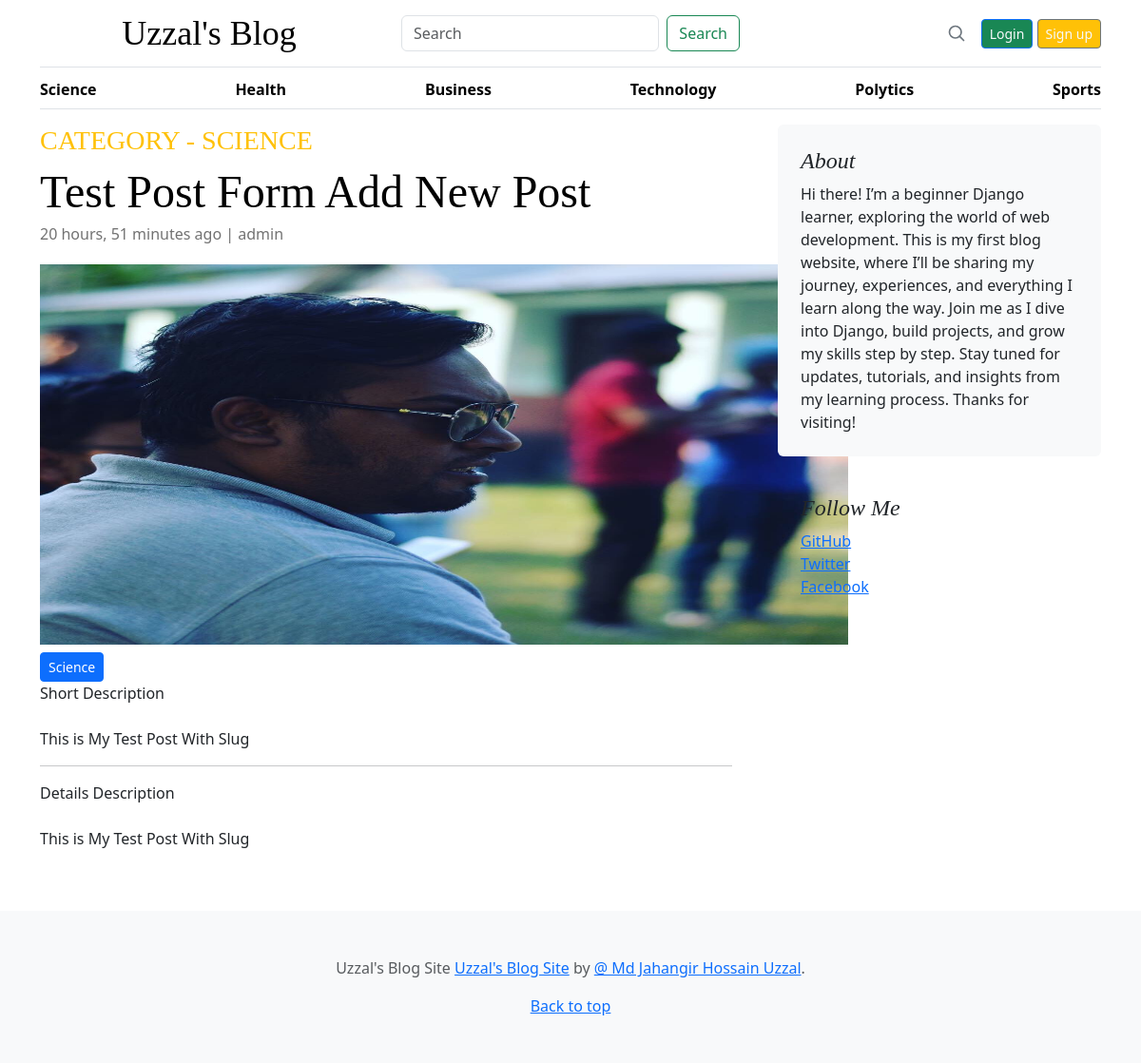
Page /category/1/ on the committed database.
### blogs/models.py (models this page shows, shortened)
class Category(models.Model):
    category_name = models.CharField(max_length=50,unique=True)
    created_at = models.DateTimeField(auto_now_add=True)
    updated_at = models.DateTimeField(auto_now=True)
    class Meta:
        verbose_name_plural = 'Categories'
    def __str__(self):
        return self.category_name

class Blogs(models.Model):
    title = models.CharField(max_length=100, unique=True)
    slug = models.SlugField(unique=True, blank=True)
    category = models.ForeignKey(Category, on_delete=models.CASCADE)
    author = models.ForeignKey(User, on_delete=models.CASCADE)
    blog_image = models.ImageField(upload_to='uploads/%y/%m/%d')
    short_description = models.TextField(max_length=1000)
    blog_body = models.TextField(max_length=3000)
    status = models.CharField(max_length=100,choices= STATUS_CHOICE,default='draft')
    is_feacherd = models.BooleanField(default=False)
    created_at = models.DateTimeField(auto_now_add=True)
    updated_at = models.DateTimeField(auto_now=True)
    class Meta:
        verbose_name_plural = 'Blogs'

### blogs/views.py (the view)
# urls.py: path('<int:category_id>/', views.post_by_category, name='posts_by_category')
def post_by_category(request,category_id):
    posts = Blogs.objects.filter(status = 'published',category = category_id)
    try:
        category = Category.objects.get(pk=category_id)
    except:
        return redirect('home')
    context = {
        'posts':posts,'category':category
    }
    return render(request, 'posts_by_category.html',context)

### blogs/context_processors.py (called while the page is built)
def get_categories(request):
    categories = Category.objects.all()
    return dict(categories = categories)

### templates/posts_by_category.html
{% extends 'base/base.html' %}
{% block content %}
<main class="container">
  <div class="row g-5">
    <div class="col-md-8">
      <h3 class="text-uppercase text-warning" style="latter-spacing:2px;">Category - {{category}}</h3>
      {% for post in posts %}
      <article class="blog-post">
        <h2 class="display-5 link-body-emphasis mb-1">{{post.title}}</h2>
        <p class="blog-post-meta">{{post.created_at | timesince}} ago | {{post.author}}</p>
        <div class="image-container d-flex flex-column align-items-start">
          <img src="{{ post.blog_image.url }}" alt="" width="850" height="400" class="mb-2">
          <a href="#!" class="btn btn-primary text-white btn-sm">{{ post.category }}</a>
      </div>
        <p>Short Description <br> <br> {{post.short_description}}</p>
        <hr>
        <p> Details Description <br> <br> {{post.blog_body}}</p>
      </article>
      {% endfor %}
  </div>
    <div class="col-md-4">
      <div class="position-sticky" style="top: 2rem;">
        <div class="p-4 mb-3 bg-body-tertiary rounded">
          <h4 class="fst-italic">About</h4>
          <p class="mb-0">Hi there! I’m a beginner Django learner, exploring the world of web development. This is my first blog website, where I’ll be sharing my journey, experiences, and everything I learn along the way.
            Join me as I dive into Django, build projects, and grow my skills step by step. Stay tuned for updates, tutorials, and insights from my learning process.
            Thanks for visiting!</p>
        </div>
        <div class="p-4">
          <h4 class="fst-italic">Follow Me</h4>
          <ol class="list-unstyled">
            <li><a href="https://github.com/mackrosha" target="_blank" rel="noopener noreferrer">GitHub</a></li>
            <li><a href="https://x.com/mackrosha" target="_blank" rel="noopener noreferrer">Twitter</a></li>
            <li><a href="https://www.facebook.com/mackrosha2" target="_blank" rel="noopener noreferrer">Facebook</a></li>
          </ol>
        </div>
      </div>
    </div>
  </div>
</main>
{% endblock %}

### templates/base/base.html (shortened to what this page needs)
{% include './header.html' %}
{% block content %}
{% endblock %}
{% include './footer.html' %}

### templates/base/header.html (shortened to what this page needs)
{% load static %}
<!doctype html>
<html lang="en" data-bs-theme="auto">
  <head><script src="../assets/js/color-modes.js"></script>
    <link rel="stylesheet" href="https://cdnjs.cloudflare.com/ajax/libs/font-awesome/4.7.0/css/font-awesome.min.css">
    <link rel="stylesheet" href="https://cdn.jsdelivr.net/npm/@docsearch/css@3">
<link href="{% static '/assets/dist/css/bootstrap.min.css' %}" rel="stylesheet">
<link rel="stylesheet" href="{% static 'css/styles.css' %}">
    <link href="{% static 'css/blog.css' %}" rel="stylesheet">
  </head>
  <body>
<div class="container">
  <header class="border-bottom lh-1 py-3">
    <div class="row flex-nowrap justify-content-between align-items-center">
      <div class="col-4 text-center">
        <a class="blog-header-logo text-body-emphasis text-decoration-none" href="{% url 'home' %}">Uzzal's Blog</a>
      </div>
      <div class="div col-4">
        <form class="form-inline d-flex" action="{% url 'search' %}" method ="GET">
          <input class="form-control me-2" type="search" placeholder="Search" aria-label="Search" name="keyword">
          <button class="btn btn-outline-success" type="submit">Search</button>
      </form>
      </div>
      <div class="col-4 d-flex justify-content-end align-items-center">
        <a class="link-secondary" href="#" aria-label="Search">
          <svg xmlns="http://www.w3.org/2000/svg" width="20" height="20" fill="none" stroke="currentColor" stroke-linecap="round" stroke-linejoin="round" stroke-width="2" class="mx-3" role="img" viewBox="0 0 24 24"><title>Search</title><circle cx="10.5" cy="10.5" r="7.5"/><path d="M21 21l-5.2-5.2"/></svg>
        </a>
        <div>
          {% if not user.is_authenticated %}
        <a class="btn btn-sm btn-outline-primary btn-success text-light " href="{% url 'login' %}">Login</a>
        <a class="btn btn-sm btn-outline-secondary btn-warning text-light" href="{% url 'register' %}">Sign up</a>
        {% else %}
        <span><a href="{% url 'dashboard' %}" class="btn btn-warning">Dashboard</a></span>
        <span><a href="{% url 'logout' %}"class="btn btn-danger">Logout</a></span>
        {% endif %}
      </div>
      </div>
    </div>
  </header>
  <div class="nav-scroller py-1 mb-3 border-bottom">
    <nav class="nav nav-underline justify-content-between">
      {% for cat in categories %}
      <a class="nav-item nav-link link-body-emphasis active" href="{% url 'posts_by_category' cat.id %}">{{ cat.category_name }}</a>
      {% endfor %}
    </nav>
  </div>
</div>

### templates/base/footer.html
<footer class="py-5 text-center text-body-secondary bg-body-tertiary">
    <p>Uzzal's Blog Site <a href="www.wetechhub.com/" target="_blank">Uzzal's Blog Site</a> by <a href="www.facebook.com" target="_blank">@ Md Jahangir Hossain Uzzal</a>.</p>
    <p class="mb-0">
      <a href="#">Back to top</a>
    </p>
  </footer>

### static/css/styles.css (style rules this page uses)
.nav-scroller { position: relative; z-index: 2; height: 2.75rem; overflow-y: hidden; }
.nav-scroller .nav { display: flex; flex-wrap: nowrap; padding-bottom: 1rem; margin-top: -1px; overflow-x: auto; text-align: center; white-space: nowrap; -webkit-overflow-scrolling: touch; }

### static/css/blog.css (style rules this page uses)
.blog-header-logo { font-family: "Playfair Display", Georgia, "Times New Roman", serif; font-size: 2.25rem; }
h1, h2, h3, h4, h5, h6 { font-family: "Playfair Display", Georgia, "Times New Roman", serif; }
.blog-post { margin-bottom: 4rem; }
.blog-post-meta { margin-bottom: 1.25rem; color: #727272; }

### rows in the picture
Category: category_name "Science", category_name "SCIENCE"
Category: category_name "Health"
Category: category_name "Business"
Category: category_name "Technology"
Category: category_name "Polytics"
Category: category_name "Sports"
Blogs: title "Test Post Form Add New Post", created_at "20 hours, 51 minutes", author "admin", blog_image (picture), category "Science", short_description "This is My Test Post With Slug", blog_body "This is My Test Post With Slug"
